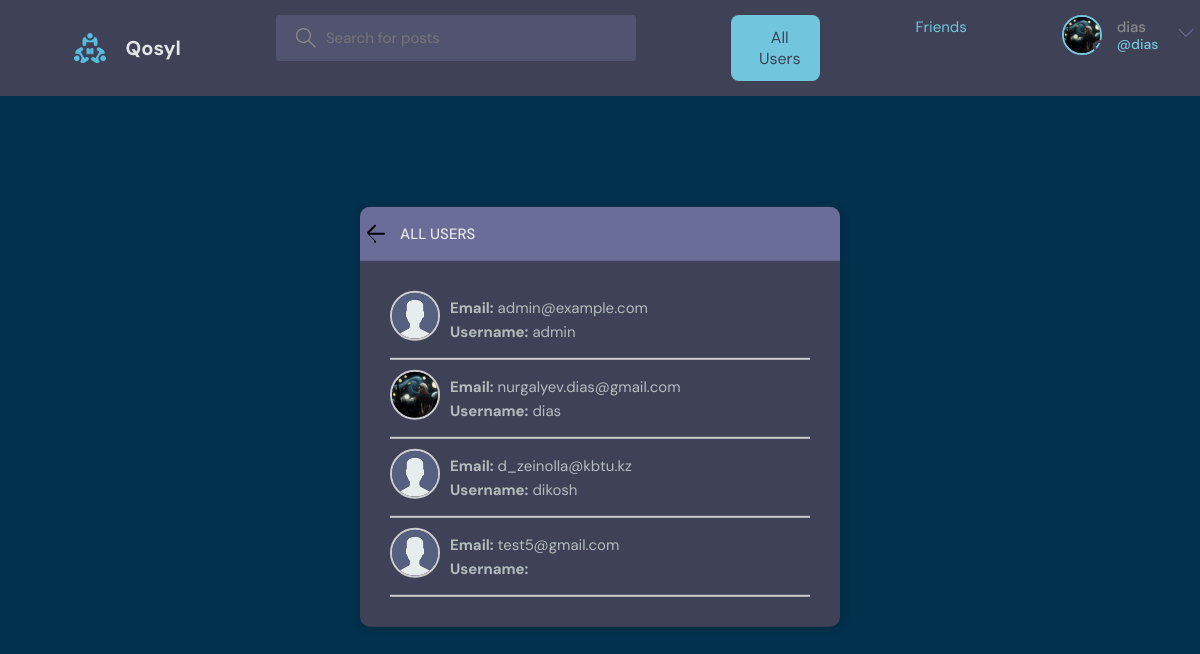
The page /all/ (signed in) on the database as committed earlier.
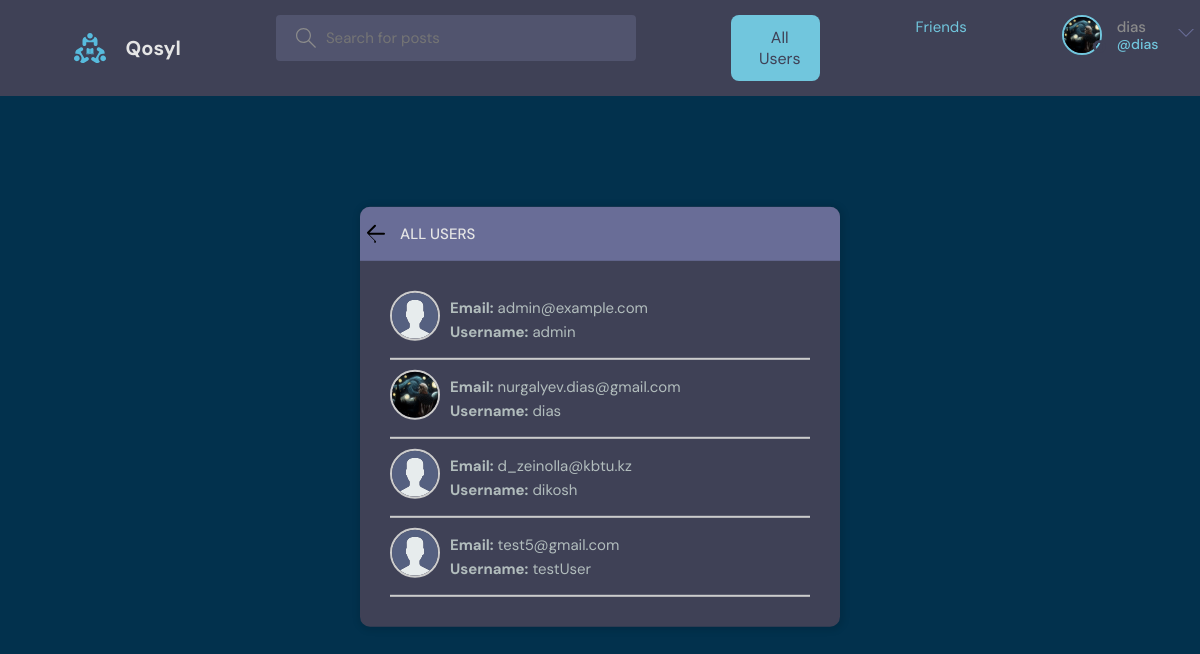
The same page on the database as committed later.
### users/models.py (models this page shows, shortened)
class User(AbstractUser):
    name = models.CharField(max_length=200, null=True)
    email = models.EmailField(unique=True, null=True)
    bio = models.TextField(null=True)
    avatar = models.ImageField(upload_to='avatars/', null=True, blank=True)
    friends = models.ManyToManyField('self', blank=True, symmetrical=True, related_name='user_friends')
    USERNAME_FIELD = 'email'
    REQUIRED_FIELDS = []
    objects = UserManager()

### users/views.py (the view)
# urls.py: path('all/', views.get_all_users, name='all_users'),
@login_required
def get_all_users(request):
    users = User.objects.all()
    for user in users:
        user.avatar_url = user.avatar.url if user.avatar else '/static/images/default-avatar.jpg'
    return render(request, 'users/all_users.html', {'users': users})

### users/templates/users/all_users.html
{% extends 'main.html' %}
{% load static %}
{% block content %}
<main class="all-users layout">
  <div class="container">
    <div class="layout__box">
      <div class="layout__boxHeader" style="position: relative; padding-left: 40px;">
        <a href="{% url 'home' %}" style="position: absolute; left: -5px; top: 10px; font-size: 24px; color: #5dd693; text-decoration: none;">
          <svg width="32" height="32" xmlns="http://www.w3.org/2000/svg" viewBox="0 0 32 32">
            <path d="M19.293 23.707l-7-7a1 1 0 0 1 0-1.414l7-7a1 1 0 0 1 1.414 1.414L14.414 16h14.586a1 1 0 0 1 0 2H14.414l6.293 6.293a1 1 0 1 1-1.414 1.414z"/>
          </svg>
        </a>
        <div class="layout__boxTitle">
          <h3>All Users</h3>
        </div>
      </div>
      <div class="layout__body">
        {% for user in users %}
<div class="user-card">
  <a href="{% url 'profile' user.id %}" style="text-decoration: none; color: inherit;">
    <div class="user-card__header" style="display: flex; align-items: center; gap: 10px;">
      <div class="user-avatar">
        {% if user.avatar %}
          <img src="{{ user.avatar.url }}" alt="{{ user.username }}'s Avatar" class="avatar-img"
            style="width: 50px; height: 50px; object-fit: cover; border-radius: 50%; border: 2px solid #ccc;">
        {% else %}
          <img src="{% static 'images/avatar.svg' %}" alt="Default Avatar" class="avatar-img"
            style="width: 50px; height: 50px; object-fit: cover; border-radius: 50%; border: 2px solid #ccc;">
        {% endif %}
      </div>
      <div class="user-info" style="flex-grow: 1;">
        <p><strong>Email:</strong> {{ user.email }}</p>
        <p><strong>Username:</strong> {{ user.username }}</p>
      </div>
    </div>
  </a>
  <div class="user-card__divider" style="border-top: 2px solid #ccc; margin: 10px 0;"></div>
</div>
{% empty %}
  <p>No users found.</p>
{% endfor %}
      </div>
    </div>
  </div>
</main>
{% endblock content %}

Rows that differ between the two databases and show on the page:
changed User "test5@gmail.com": username (not shown) → "testUser"
